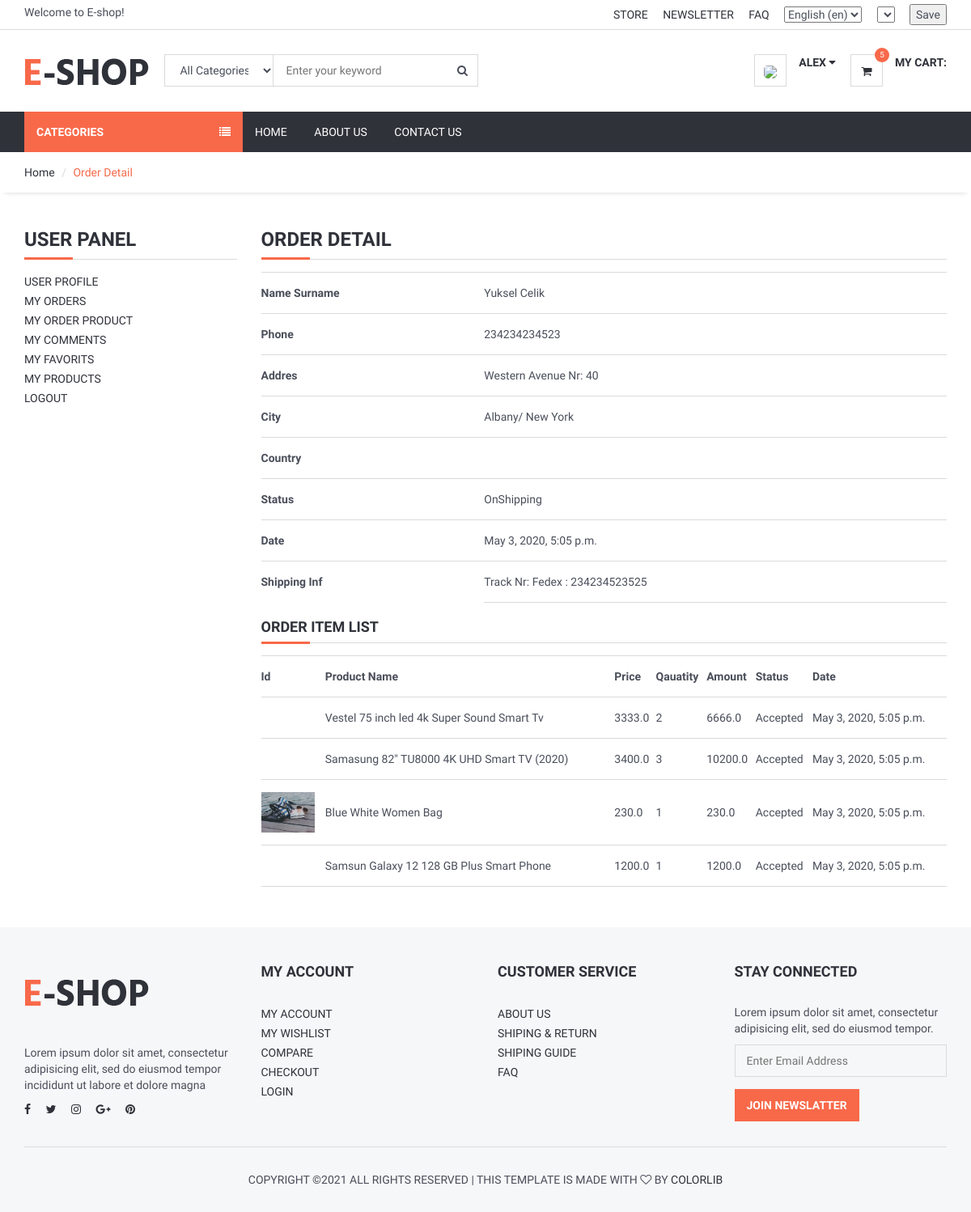
Page /user/orderdetail/1 (signed in) on the committed database.
### order/models.py (models this page shows, shortened)
class Order(models.Model):
    STATUS = (
        ('New', 'New'),
        ('Accepted', 'Accepted'),
        ('Preaparing', 'Preaparing'),
        ('OnShipping', 'OnShipping'),
        ('Completed', 'Completed'),
        ('Canceled', 'Canceled'),
    )
    user = models.ForeignKey(User, on_delete=models.SET_NULL, null=True)
    code = models.CharField(max_length=5, editable=False )
    first_name = models.CharField(max_length=10)
    last_name = models.CharField(max_length=10)
    phone = models.CharField(blank=True, max_length=20)
    address = models.CharField(blank=True, max_length=150)
    city = models.CharField(blank=True, max_length=20)
    country = models.CharField(blank=True, max_length=20)
    total = models.FloatField()
    status=models.CharField(max_length=10,choices=STATUS,default='New')
    ip = models.CharField(blank=True, max_length=20)
    adminnote = models.CharField(blank=True, max_length=100)
    create_at=models.DateTimeField(auto_now_add=True)
    update_at=models.DateTimeField(auto_now=True)

class OrderProduct(models.Model):
    STATUS = (
        ('New', 'New'),
        ('Accepted', 'Accepted'),
        ('Canceled', 'Canceled'),
    )
    order = models.ForeignKey(Order, on_delete=models.CASCADE)
    user = models.ForeignKey(User, on_delete=models.CASCADE)
    product = models.ForeignKey(Product, on_delete=models.CASCADE)
    variant = models.ForeignKey(Variants, on_delete=models.SET_NULL,blank=True, null=True) # relation with varinat
    quantity = models.IntegerField()
    price = models.FloatField()
    amount = models.FloatField()
    status = models.CharField(max_length=10, choices=STATUS, default='New')
    create_at = models.DateTimeField(auto_now_add=True)
    update_at = models.DateTimeField(auto_now=True)

### product/models.py (models this page shows, shortened)
class Product(models.Model):
    STATUS = (
        ('True', 'True'),
        ('False', 'False'),
    )
    VARIANTS = (
        ('None', 'None'),
        ('Size', 'Size'),
        ('Color', 'Color'),
        ('Size-Color', 'Size-Color'),
    )
    category = models.ForeignKey(Category, on_delete=models.CASCADE) #many to one relation with Category
    title = models.CharField(max_length=150)
    keywords = models.CharField(max_length=255)
    description = models.TextField(max_length=255)
    image=models.ImageField(upload_to='images/',null=False)
    price = models.DecimalField(max_digits=12, decimal_places=2,default=0)
    amount=models.IntegerField(default=0)
    minamount=models.IntegerField(default=3)
    variant=models.CharField(max_length=10,choices=VARIANTS, default='None')
    detail=RichTextUploadingField()
    slug = models.SlugField(null=False, unique=True)
    status=models.CharField(max_length=10,choices=STATUS)
    create_at=models.DateTimeField(auto_now_add=True)
    update_at=models.DateTimeField(auto_now=True)

### user/views.py (the view)
# urls.py: path('orderdetail/<int:id>', views.user_orderdetail, name='user_orderdetail'),
@login_required(login_url='/login') # Check login
def user_orderdetail(request,id):
    current_user = request.user
    order = Order.objects.get(user_id=current_user.id, id=id)
    orderitems = OrderProduct.objects.filter(order_id=id)
    context = {
        'order': order,
        'orderitems': orderitems,
    }
    return render(request, 'user_order_detail.html', context)

### home/templatetags/myapptags.py (called while the page is built)
@register.simple_tag
def shopcartcount(userid):
    count = ShopCart.objects.filter(user_id=userid).count()
    return count

### user/templates/user_order_detail.html (shortened to what this page needs)
{% extends 'homebase.html' %}
{% block sidebar %} {% include 'sidebar.html' %} {% endblock %}
{% block body %}
    <div id="breadcrumb">
        <div class="container">
            <ul class="breadcrumb">
                <li><a href="/">Home</a></li>
                <li class="active">Order Detail</li>
            </ul>
        </div>
    </div>
    <div class="section">
        <div class="container">
            <div class="row">
                <div class="col-md-3">
                    {% include "user_panel.html" %}
                </div>
                <div class="col-md-9">
                    <div class="order-summary clearfix">
                        <div class="section-title">
                            <h3 class="title">Order Detail</h3>
                        </div>
                        <table class="shopping-cart-table table">
                            <tr>
                                <th class="text-left">Name Surname</th>
                                <td class="text-left">{{ order.first_name}} {{ order.last_name }} </td>
                            </tr>
                            <tr>
                                <th class="text-left">Phone</th>
                                <td class="text-left">{{ order.phone}}</td>
                            </tr>
                            <tr>
                                <th class="text-left">Addres</th>
                                <td class="text-left">{{ order.address}}</td>
                            </tr>
                            <tr>
                                <th class="text-left">City</th>
                                <td class="text-left">{{ order.city}}</td>
                            </tr>
                            <tr>
                                <th class="text-left">Country</th>
                                <td class="text-left">{{ order.country}}</td>
                            </tr>
                            <tr>
                                <th class="text-left">Status</th>
                                <td class="text-left">{{ order.status}}</td>
                            </tr>
                            <tr>
                                <th class="text-left">Date</th>
                                <td class="text-left">{{ order.create_at}}</td>
                            </tr>
                            <th class="text-left">Shipping Inf</th>
                            <td class="text-left">{{ order.adminnote}}</td>
                        </table>
                        <div class="section-title">
                            <h4 class="title">Order Item List</h4>
                        </div>
                        <table class="shopping-cart-table table">
                            <tr>
                                <th class="text-left">Id </th>
                                <th class="text-left">Product Name </th>
                                <th class="text-left">Price </th>
                                <th class="text-left">Qauatity </th>
                                <th class="text-left">Amount </th>
                                <th class="text-left">Status </th>
                                <th class="text-left">Date </th>
                            </tr>
                            {% for rs in orderitems %}
                                <tr>
                                    <td class="text-left">
                                        <a href="/product/{{ rs.product_id }}/{{ rs.product.slug }}">
                                            {% if rs.variant.image_id > 0 %}
                                                <img src="{{rs.variant.image }}" alt="" style="height: 50px">
                                            {% else %}
                                                <img src="{{rs.product.image.url}}" alt="" style="height: 50px">
                                            {% endif %}
                                        </a>
                                    </td>
                                    <td class="text-left">{{ rs.product.title}} {{ rs.variant.size }}   {{ rs.variant.color }}</td>
                                    <td class="text-left">{{ rs.price}} </td>
                                    <td class="text-left">{{ rs.quantity}} </td>
                                    <td class="text-left">{{ rs.amount}} </td>
                                    <td class="text-left">{{ rs.status}} </td>
                                    <td class="text-left">{{ rs.create_at}} </td>
                                </tr>
                            {% endfor %}
                        </table>
                    </div>
                </div>
            </div>
        </div>
    </div>
{% endblock %}

### home/templates/header.html (shortened to what this page needs)
{% load static %}
{% load i18n %}
{% load currency %}
<header>
    <div id="top-header">
        <div class="container">
            <div class="pull-left">
                <span>{% trans "Welcome to E-shop!" %}</span>
            </div>
            <div class="pull-right">
                <ul class="header-top-links">
                    <li><a href="#">{% trans "Store" %}</a></li>
                    <li><a href="#">{% trans "Newsletter" %}</a></li>
                    <li><a href="{% url 'faq' %}">{% trans "FAQ" %}</a></li>
                    <li class="dropdown default-dropdown">
                        <form action="{% url 'selectlanguage' %}" method="post">{% csrf_token %}
                            <select name="language" onchange="submit()" >
                                {% get_current_language as LANGUAGE_CODE %}
                                {% get_available_languages as LANGUAGES %}
                                {% get_language_info_list for LANGUAGES as languages %}
                                {% for language in languages %}
                                    <option value="{{ language.code }}"{% if language.code == LANGUAGE_CODE %} selected{% endif %}>
                                        {{ language.name_local }} ({{ language.code }})
                                    </option>
                                {% endfor %}
                            </select>
                        </form>
                    </li>
                    <li class="dropdown default-dropdown">
                        <form id="currency_switcher" method="POST" action="{% url 'selectcurrency' %}">
                            <select name="currency" onchange="submit()" >
                            </select>
                        </form>
                    </li>
                    <li class="dropdown default-dropdown">
                        <form id="currency_switcher" method="POST" action="{% url 'savelangcur' %}">
                            <input type="submit" value="Save" />
                        </form>
                    </li>
                </ul>
            </div>
        </div>
    </div>
    <div id="header">
        <div class="container">
            <div class="pull-left">
                <div class="header-logo">
                    <a class="logo" href="{% url 'home' %}">
                        <img src="{% static '' %}img/logo.png" alt="">
                    </a>
                </div>
                <div class="header-search">
                    <form action="/search/" method="post">
                        <input id="query" name="query" class="input search-input" type="text" placeholder="Enter your keyword">
                        <select name="catid"  class="input search-categories">
                            <option value="0">{% trans "All Categories" %}</option>
                        </select>
                        <button class="search-btn"><i class="fa fa-search"></i></button>
                    </form>
                </div>
            </div>
            <div class="pull-right" >
                <ul class="header-btns">
                    <li class="header-account dropdown default-dropdown">
                        {% if user.id is not None %}
                            <div class="dropdown-toggle" role="button" data-toggle="dropdown" aria-expanded="true">
                                <div class="header-btns-icon">
                                    <img src="{{ request.session.userimage }}" style="height: 40px; border-radius: 30%">
                                </div>
                                <strong class="text-uppercase">{{ user.first_name }} <i class="fa fa-caret-down"></i></strong>
                            </div>
                        {% else %}
                            <a href="{% url 'login' %}" class="text-uppercase">Login</a> / <a href="{% url 'signup' %}" class="text-uppercase">Sign Up</a>
                        {% endif %}
                    </li>
                    <li class="header-cart dropdown default-dropdown">
                        <a href="{% url 'shopcart'%}" >
                            <div class="header-btns-icon">
                                <i class="fa fa-shopping-cart"></i>
                                {% load myapptags %}
                                {% shopcartcount user.id as count %}
                                <span class="qty">{{ count }}</span>
                            </div>
                            <strong class="text-uppercase">{% trans "My Cart:" %}</strong>
                            <br>
                        </a>
                    </li>
                </ul>
            </div>
        </div>
    </div>
</header>

### home/static/css/style.css (style rules this page uses)
body { font-family: 'Hind', sans-serif; color: #4A4E5A; overflow-x: hidden; }
h1, h2, h3, h4, h5, h6 { color: #30323A; margin: 0 0 10px; font-weight: 700; }
a { color: #30323A; -webkit-transition: 0.3s color; transition: 0.3s color; }
strong { color: #30323A; }
ul, ol { margin: 0; padding: 0; list-style: none }
.input { width: 100%; height: 40px; padding: 0px 15px; border: none; background-color: transparent; -webkit-box-shadow: 0px 0px 0px 1px #DADADA inset, 0px 0px 0px 5px transparent; box-shadow: 0px 0px 0px 1px #DADADA inset, 0px 0px 0px 5px transparent; -webkit-transition: 0.3s all; transition: 0.3s all; }
.section { padding-top: 30px; padding-bottom: 30px; }
.section-title { position: relative; margin-bottom: 15px; margin-top: 15px; border-bottom: 1px solid #DADADA; }
.section-title .title { display: inline-block; text-transform: uppercase; }
.section-title:after { content: ""; position: absolute; left: 0; bottom: -1.5px; height: 3px; width: 60px; background-color: #F8694A; }
#breadcrumb { -webkit-box-shadow: 0px 6px 6px -6px rgba(0, 0, 0, 0.175); box-shadow: 0px 6px 6px -6px rgba(0, 0, 0, 0.175); }
.breadcrumb { background-color: transparent; border: none; border-radius: 0px; padding: 15px 0px; margin: 0; }
.breadcrumb>.active { color: #F8694A; }
.breadcrumb>li+li:before { color: #DADADA; }
#header { padding-top: 15px; padding-bottom: 15px; }
#top-header { padding-top: 5px; padding-bottom: 5px; border-bottom: 1px solid #DADADA; }
.header-top-links>li { display: inline-block; }
.header-top-links>li+li { margin-left: 15px; }
.header-top-links>li>a { cursor: pointer; text-transform: uppercase; }
.header-logo { display: inline-block; margin-right: 15px; }
.header-logo .logo>img { width: 100%; max-height: 70px; }
.header-search { display: inline-block; padding: 15px 0px; max-width: 400px; }
.header-search>form { position: relative; }
.header-search>form .search-input { padding-left: 150px; padding-right: 45px; }
.header-search>form .search-categories { position: absolute; left: 0px; top: 0px; width: 135px; }
.header-search>form .search-btn { position: absolute; top: 0px; right: 0px; width: 40px; height: 40px; background-color: transparent; border: none; }
.header-btns>li { display: inline-block; vertical-align: top; padding: 15px 0px; }
.header-btns>li+li { margin-left: 15px; }
.header-btns>li .header-btns-icon { position: relative; float: left; margin-right: 15px; width: 40px; height: 40px; line-height: 40px; text-align: center; color: #30323A; background-color: #FFF; border: 1px solid #DADADA; }
.header-btns .dropdown-toggle { display: block; cursor: pointer; }
.header-cart .header-btns-icon .qty { position: absolute; right: -9px; top: -9px; width: 18px; height: 18px; line-height: 18px; text-align: center; font-size: 10px; background: #F8694A; color: #FFF; border-radius: 50%; }
.shopping-cart-table>tbody>tr>td, .shopping-cart-table>tbody>tr>th, .shopping-cart-table>tfoot>tr>td, .shopping-cart-table>tfoot>tr>th, .shopping-cart-table>thead>tr>td, .shopping-cart-table>thead>tr>th { padding: 15px 0px; vertical-align: middle; border-top: 1px solid #DADADA; }
.shopping-cart-table>tbody>tr:last-child>td { border-bottom: 1px solid #DADADA; }

### rows in the picture
Order: first_name "Yuksel", last_name "Celik", phone "234234234523", address "Western Avenue Nr: 40", city "Albany/ New York", status "OnShipping", create_at "May 3, 2020, 5:05 p.m.", adminnote "Track Nr: Fedex : 234234523525"
OrderProduct: product "Vestel 75 inch led 4k Super Sound Smart Tv", price "3333.0", quantity "2", amount "6666.0", status "Accepted", create_at "May 3, 2020, 5:05 p.m."
OrderProduct: product "Samasung 82\" TU8000 4K UHD Smart TV (2020)", price "3400.0", quantity "3", amount "10200.0", status "Accepted", create_at "May 3, 2020, 5:05 p.m."
OrderProduct: product.image (picture), product "Blue White Women Bag", price "230.0", quantity "1", amount "230.0", status "Accepted", create_at "May 3, 2020, 5:05 p.m."
OrderProduct: product "Samsun Galaxy 12 128 GB Plus Smart Phone", price "1200.0", quantity "1", amount "1200.0", status "Accepted", create_at "May 3, 2020, 5:05 p.m."

### other values in the picture
{{ user.first_name }} "ALEX"
{{ count }} "5"
form field language "English (en)"
